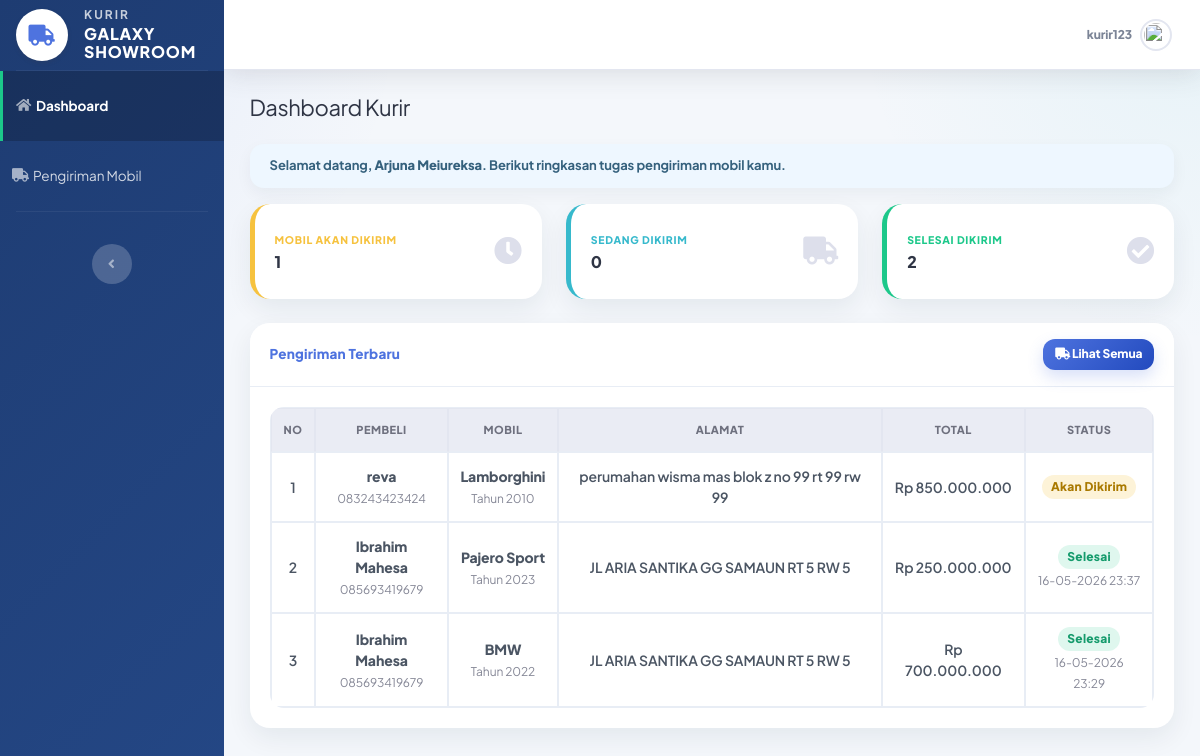
Before: /kurir/dashboard.php (signed in) with the older database file.
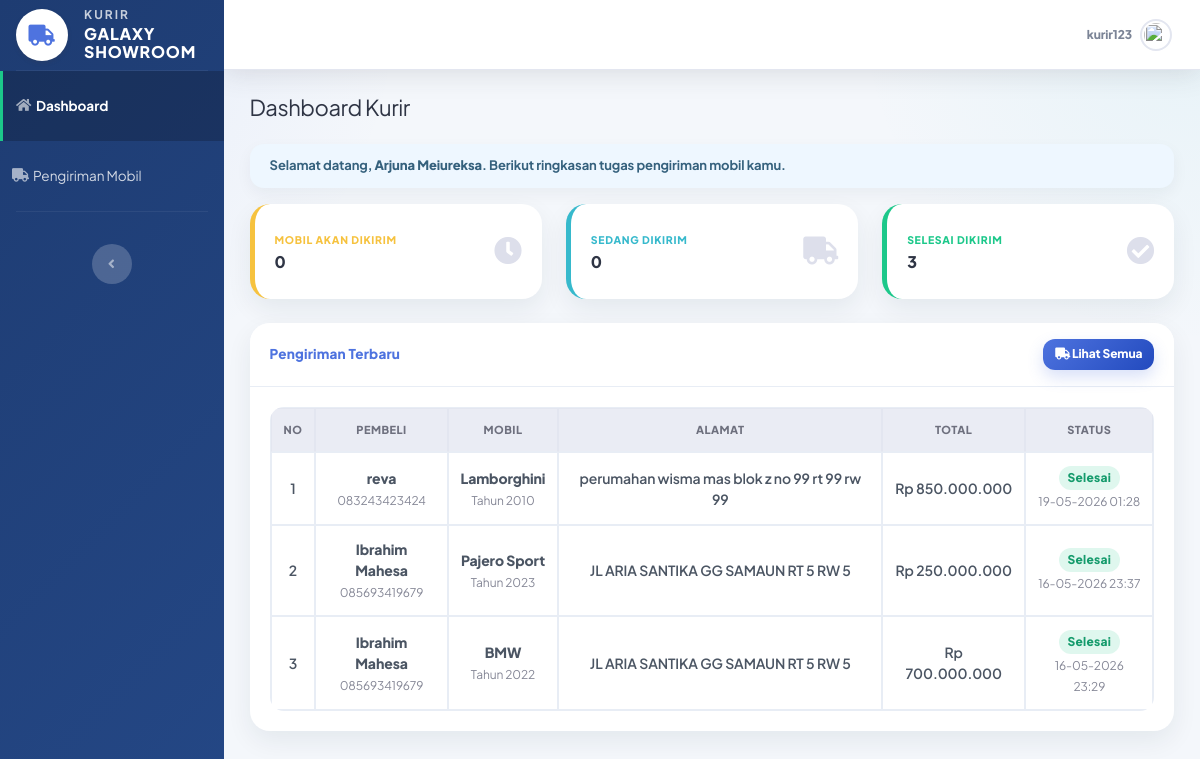
After: the same page with the newer database file.
### tables this page shows
CREATE TABLE `pengiriman` (
  `id_pengiriman` int(11) NOT NULL,
  `id_pemesanan` int(11) DEFAULT NULL,
  `id_kurir` int(11) DEFAULT NULL,
  `alamat_kirim` text DEFAULT NULL,
  `status` enum('diproses','dikirim','selesai','terkirim') DEFAULT 'diproses',
  `bukti_pengiriman` varchar(255) DEFAULT NULL,
  `tanggal_terkirim` datetime DEFAULT NULL
);

CREATE TABLE `pembeli` (
  `id_pembeli` int(11) NOT NULL,
  `id_user` int(11) DEFAULT NULL,
  `nama` varchar(100) DEFAULT NULL,
  `alamat` text DEFAULT NULL,
  `no_hp` varchar(15) DEFAULT NULL,
  `foto` varchar(255) DEFAULT NULL
);

CREATE TABLE `mobil` (
  `id_mobil` int(11) NOT NULL,
  `id_penjual` int(11) DEFAULT NULL,
  `nama_mobil` varchar(100) DEFAULT NULL,
  `harga` decimal(15,2) DEFAULT NULL,
  `stok` int(11) DEFAULT NULL,
  `status` enum('tersedia','dipesan','terjual') DEFAULT NULL,
  `deskripsi` text NOT NULL,
  `tahun` year(4) NOT NULL,
  `foto` varchar(255) NOT NULL
);

CREATE TABLE `pemesanan` (
  `id_pemesanan` int(11) NOT NULL,
  `id_pembeli` int(11) DEFAULT NULL,
  `id_mobil` int(11) DEFAULT NULL,
  `tanggal_pesan` datetime DEFAULT NULL,
  `total_harga` decimal(15,2) DEFAULT NULL,
  `status` enum('booking','dp','lunas','batal') DEFAULT NULL
);

### kurir/dashboard.php (the view, shortened to what the changed rows need)
<?php
include "../config/koneksi.php";
$id_user = $_SESSION['id_user'];
$q_kurir = mysqli_query($koneksi, "
    SELECT * FROM kurir
    WHERE id_user='$id_user'
    LIMIT 1
");
$kurir = mysqli_fetch_assoc($q_kurir);
$id_kurir = $kurir['id_kurir'];
$q_diproses = mysqli_query($koneksi, "
    SELECT COUNT(*) AS total
    FROM pengiriman
    WHERE id_kurir='$id_kurir'
    AND status='diproses'
");
$q_terkirim = mysqli_query($koneksi, "
    SELECT COUNT(*) AS total
    FROM pengiriman
    WHERE id_kurir='$id_kurir'
    AND (status='terkirim' OR status='selesai')
");
$diproses  = mysqli_fetch_assoc($q_diproses)['total'] ?? 0;
$terkirim  = mysqli_fetch_assoc($q_terkirim)['total'] ?? 0;
$data_pengiriman = mysqli_query($koneksi, "
    SELECT
        pg.id_pengiriman,
        pg.alamat_kirim,
        pg.status,
        pg.tanggal_terkirim,
        p.id_pemesanan,
        p.total_harga,
        b.nama AS nama_pembeli,
        b.no_hp AS no_hp_pembeli,
        m.nama_mobil,
        m.tahun
    FROM pengiriman pg
    JOIN pemesanan p ON pg.id_pemesanan = p.id_pemesanan
    JOIN pembeli b ON p.id_pembeli = b.id_pembeli
    JOIN mobil m ON p.id_mobil = m.id_mobil
    WHERE pg.id_kurir='$id_kurir'
    ORDER BY pg.id_pengiriman DESC
    LIMIT 5
");
?>
<!DOCTYPE html>
<html lang="id">
<head>
    <link href="../assets/vendor/fontawesome-free/css/all.min.css" rel="stylesheet">
    <link href="../assets/css/sb-admin-2.min.css" rel="stylesheet">
    <link href="../assets/css/admin.css" rel="stylesheet">
</head>
<body id="page-top">
<div id="wrapper">
    <div id="content-wrapper" class="d-flex flex-column">
        <div id="content">
            <div class="container-fluid">
                <h1 class="h3 mb-4 text-gray-800">
                    Dashboard Kurir
                </h1>
                <div class="row">
                    <div class="col-xl-4 col-md-6 mb-4">
                        <div class="card border-left-warning shadow h-100 py-2">
                            <div class="card-body">
                                <div class="row no-gutters align-items-center">
                                    <div class="col mr-2">
                                        <div class="text-xs font-weight-bold text-warning text-uppercase mb-1">
                                            Mobil Akan Dikirim
                                        </div>
                                        <div class="h5 mb-0 font-weight-bold text-gray-800">
                                            <?= $diproses; ?>
                                        </div>
                                    </div>
                                </div>
                            </div>
                        </div>
                    </div>
                    <div class="col-xl-4 col-md-6 mb-4">
                        <div class="card border-left-success shadow h-100 py-2">
                            <div class="card-body">
                                <div class="row no-gutters align-items-center">
                                    <div class="col mr-2">
                                        <div class="text-xs font-weight-bold text-success text-uppercase mb-1">
                                            Selesai Dikirim
                                        </div>
                                        <div class="h5 mb-0 font-weight-bold text-gray-800">
                                            <?= $terkirim; ?>
                                        </div>
                                    </div>
                                </div>
                            </div>
                        </div>
                    </div>
                </div>
                <div class="card shadow mb-4">
                    <div class="card-body">
                        <div class="table-responsive">
                            <table class="table table-bordered table-hover text-center" width="100%" cellspacing="0">
                                <thead class="thead-light">
                                    <tr>
                                        <th>No</th>
                                        <th>Pembeli</th>
                                        <th>Mobil</th>
                                        <th>Alamat</th>
                                        <th>Total</th>
                                        <th>Status</th>
                                    </tr>
                                </thead>
                                <tbody>
                                    <?php if(mysqli_num_rows($data_pengiriman) > 0){ ?>
                                        <?php
                                        $no = 1;
                                        while($row = mysqli_fetch_assoc($data_pengiriman)){
                                            if($row['status'] == 'diproses'){
                                                $badge = 'warning';
                                                $textStatus = 'Akan Dikirim';
                                            } elseif($row['status'] == 'dikirim'){
                                                $badge = 'info';
                                                $textStatus = 'Sedang Dikirim';
                                            } elseif($row['status'] == 'terkirim' || $row['status'] == 'selesai'){
                                                $badge = 'success';
                                                $textStatus = 'Selesai';
                                            } else {
                                                $badge = 'secondary';
                                                $textStatus = ucfirst($row['status']);
                                            }
                                        ?>
                                        <tr>
                                            <td><?= $no++; ?></td>
                                            <td>
                                                <strong><?= htmlspecialchars($row['nama_pembeli']); ?></strong><br>
                                                <small class="small-text">
                                                    <?= htmlspecialchars($row['no_hp_pembeli']); ?>
                                                </small>
                                            </td>
                                            <td>
                                                <strong><?= htmlspecialchars($row['nama_mobil']); ?></strong><br>
                                                <small class="small-text">
                                                    Tahun <?= htmlspecialchars($row['tahun']); ?>
                                                </small>
                                            </td>
                                            <td>
                                                <?= htmlspecialchars($row['alamat_kirim']); ?>
                                            </td>
                                            <td>
                                                Rp <?= number_format($row['total_harga'], 0, ',', '.'); ?>
                                            </td>
                                            <td>
                                                <span class="badge badge-<?= $badge; ?>">
                                                    <?= $textStatus; ?>
                                                </span>
                                                <?php if(!empty($row['tanggal_terkirim'])){ ?>
                                                    <br>
                                                    <small class="small-text">
                                                        <?= date('d-m-Y H:i', strtotime($row['tanggal_terkirim'])); ?>
                                                    </small>
                                                <?php } ?>
                                            </td>
                                        </tr>
                                        <?php } ?>
                                    <?php } ?>
                                </tbody>
                            </table>
                        </div>
                    </div>
                </div>
            </div>
        </div>
    </div>
</div>
</body>
</html>

Changed rows visible on the page:
changed pengiriman "perumahan wisma mas blok z no 99 rt 99 rw 99": status "Akan Dikirim" → "Selesai"; tanggal_terkirim (not shown) → "19-05-2026 01:28"
Other visible differences:
$diproses: "1" → "0"
$terkirim: "2" → "3"
